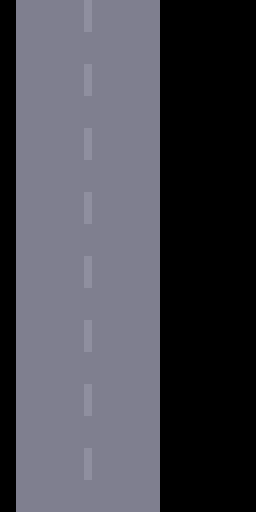

The image is a tile-based game level rendered from a .tmx file. Its description and complete source (layers, tilesets, objects, tile grids) follow:
An orthogonal 16x32 tile map with 16x16 px tiles, 4 tile layers (map, blocks, actors, foreground), 3 tilesets.

<map version="1.10" tiledversion="1.11.0" orientation="orthogonal" renderorder="right-down" width="16" height="32" tilewidth="16" tileheight="16" infinite="0" nextlayerid="7" nextobjectid="1">
 <properties>
  <property name="divert_timer" value="00_move_road" />
  <property name="divert_timerframes" type="int" value="1" />
 </properties>
 <tileset firstgid="1" source="../../Actors.tsx" />
 <tileset firstgid="257" source="../../Blocks.tsx" />
 <tileset firstgid="513" source="Attract_Map.tileset.tsx" />
 <layer id="1" name="map" width="16" height="32">
  <properties>
   <property name="amiga_aga_cd32" type="bool" value="true" />
   <property name="foreground" type="bool" value="false" />
  </properties>
  <data encoding="csv">
513,514,514,514,514,515,514,514,514,514,513,513,513,513,513,513,
513,514,514,514,514,515,514,514,514,514,513,513,513,513,513,513,
513,514,514,514,514,514,514,514,514,514,513,513,513,513,513,513,
513,514,514,514,514,514,514,514,514,514,513,513,513,513,513,513,
513,514,514,514,514,515,514,514,514,514,513,513,513,513,513,513,
513,514,514,514,514,515,514,514,514,514,513,513,513,513,513,513,
513,514,514,514,514,514,514,514,514,514,513,513,513,513,513,513,
513,514,514,514,514,514,514,514,514,514,513,513,513,513,513,513,
513,514,514,514,514,515,514,514,514,514,513,513,513,513,513,513,
513,514,514,514,514,515,514,514,514,514,513,513,513,513,513,513,
513,514,514,514,514,514,514,514,514,514,513,513,513,513,513,513,
513,514,514,514,514,514,514,514,514,514,513,513,513,513,513,513,
513,514,514,514,514,515,514,514,514,514,513,513,513,513,513,513,
513,514,514,514,514,515,514,514,514,514,513,513,513,513,513,513,
513,514,514,514,514,514,514,514,514,514,513,513,513,513,513,513,
513,514,514,514,514,514,514,514,514,514,513,513,513,513,513,513,
513,514,514,514,514,515,514,514,514,514,513,513,513,513,513,513,
513,514,514,514,514,515,514,514,514,514,513,513,513,513,513,513,
513,514,514,514,514,514,514,514,514,514,513,513,513,513,513,513,
513,514,514,514,514,514,514,514,514,514,513,513,513,513,513,513,
513,514,514,514,514,515,514,514,514,514,513,513,513,513,513,513,
513,514,514,514,514,515,514,514,514,514,513,513,513,513,513,513,
513,514,514,514,514,514,514,514,514,514,513,513,513,513,513,513,
513,514,514,514,514,514,514,514,514,514,513,513,513,513,513,513,
513,514,514,514,514,515,514,514,514,514,513,513,513,513,513,513,
513,514,514,514,514,515,514,514,514,514,513,513,513,513,513,513,
513,514,514,514,514,514,514,514,514,514,513,513,513,513,513,513,
513,514,514,514,514,514,514,514,514,514,513,513,513,513,513,513,
513,514,514,514,514,515,514,514,514,514,513,513,513,513,513,513,
513,514,514,514,514,515,514,514,514,514,513,513,513,513,513,513,
513,514,514,514,514,514,514,514,514,514,513,513,513,513,513,513,
513,514,514,514,514,514,514,514,514,514,513,513,513,513,513,513
</data>
 </layer>
 <layer id="2" name="blocks" width="16" height="32">
  <properties>
   <property name="amiga_aga_cd32" type="bool" value="true" />
   <property name="foreground" type="bool" value="false" />
  </properties>
  <data encoding="csv">
0,0,0,0,0,0,0,0,0,0,0,0,0,0,0,0,
0,0,0,0,0,0,0,0,0,0,0,0,0,0,0,0,
0,0,0,0,0,0,0,0,0,0,0,0,0,0,0,0,
0,0,0,0,0,0,0,0,0,0,0,0,0,0,0,0,
0,0,0,0,0,0,0,0,0,0,0,0,0,0,0,0,
0,0,0,0,0,0,0,0,0,0,0,0,0,0,0,0,
0,0,0,0,0,0,0,0,0,0,0,0,0,0,0,0,
0,0,0,0,0,0,0,0,0,0,0,0,0,0,0,0,
0,0,0,0,0,0,0,0,0,0,0,0,0,0,0,0,
0,0,0,0,0,0,0,0,0,0,0,0,0,0,0,0,
0,0,0,0,0,0,0,0,0,0,0,0,0,0,0,0,
0,0,0,0,0,0,0,0,0,0,0,0,0,0,0,0,
0,0,0,0,0,0,0,0,0,0,0,0,0,0,0,0,
0,0,0,0,0,0,0,0,0,0,0,0,0,0,0,0,
0,0,0,0,0,0,0,0,0,0,0,0,0,0,0,0,
0,0,0,0,0,0,0,0,0,0,0,0,0,0,0,0,
0,0,0,0,0,0,0,0,0,0,0,0,0,0,0,0,
0,0,0,0,0,0,0,0,0,0,0,0,0,0,0,0,
0,0,0,0,0,0,0,0,0,0,0,0,0,0,0,0,
0,0,0,0,0,0,0,0,0,0,0,0,0,0,0,0,
0,0,0,0,0,0,0,0,0,0,0,0,0,0,0,0,
0,0,0,0,0,0,0,0,0,0,0,0,0,0,0,0,
0,0,0,0,0,0,0,0,0,0,0,0,0,0,0,0,
0,0,0,0,0,0,0,0,0,0,0,0,0,0,0,0,
0,0,0,0,0,0,0,0,0,0,0,0,0,0,0,0,
0,0,0,0,0,0,0,0,0,0,0,0,0,0,0,0,
0,0,0,0,0,0,0,0,0,0,0,0,0,0,0,0,
0,0,0,0,0,0,0,0,0,0,0,0,0,0,0,0,
0,0,0,0,0,0,0,0,0,0,0,0,0,0,0,0,
0,0,0,0,0,0,0,0,0,0,0,0,0,0,0,0,
0,0,0,0,0,0,0,0,0,0,0,0,0,0,0,0,
0,0,0,0,0,0,0,0,0,0,0,0,0,0,0,0
</data>
 </layer>
 <layer id="3" name="actors" width="16" height="32">
  <properties>
   <property name="amiga_aga_cd32" type="bool" value="true" />
   <property name="foreground" type="bool" value="false" />
  </properties>
  <data encoding="csv">
0,0,0,0,0,0,0,0,0,0,0,0,0,0,0,0,
0,0,0,0,0,0,0,0,0,0,0,0,0,0,0,0,
0,0,0,0,0,0,0,0,0,0,0,0,0,0,0,0,
0,0,0,0,0,0,0,0,0,0,0,0,0,0,0,0,
0,0,0,0,0,0,0,0,0,0,0,0,0,0,0,0,
0,0,0,0,0,0,0,0,0,0,0,0,0,0,0,0,
0,0,0,0,0,0,0,0,0,0,0,0,0,0,0,0,
0,0,0,0,0,0,0,0,0,0,0,0,0,0,0,0,
0,0,0,0,0,0,0,0,0,0,0,0,0,0,0,0,
0,0,0,0,0,0,0,0,0,0,0,0,0,0,0,0,
0,0,0,0,0,0,0,0,0,0,0,0,0,0,0,0,
0,0,0,0,0,0,0,0,0,0,0,0,0,0,0,0,
0,0,0,0,0,0,0,0,0,0,0,0,0,0,0,0,
0,0,0,0,0,0,0,0,0,0,0,0,0,0,0,0,
0,0,0,0,0,0,0,0,0,0,0,0,0,0,0,0,
0,0,0,0,0,0,0,0,0,0,0,0,0,0,0,0,
0,0,0,0,0,0,0,0,0,0,0,0,0,0,0,0,
0,0,0,0,0,0,0,0,0,0,0,0,0,0,0,0,
0,0,0,0,0,0,0,0,0,0,0,0,0,0,0,0,
0,0,0,0,0,0,0,0,0,0,0,0,0,0,0,0,
0,0,0,0,0,0,0,0,0,0,0,0,0,0,0,0,
0,0,0,0,0,0,0,0,0,0,0,0,0,0,0,0,
0,0,0,0,0,0,0,0,0,0,0,0,0,0,0,0,
0,0,0,0,0,0,0,0,0,0,0,0,0,0,0,0,
0,0,0,0,0,0,0,0,0,0,0,0,0,0,0,0,
0,0,0,0,0,0,0,0,0,0,0,0,0,0,0,0,
0,0,0,0,0,0,0,0,0,0,0,0,0,0,0,0,
0,0,0,0,0,0,0,0,0,0,0,0,0,0,0,0,
0,0,0,0,0,0,0,0,0,0,0,0,0,0,0,0,
0,0,0,0,0,0,0,0,0,0,0,0,0,0,0,0,
0,0,0,0,0,0,0,0,0,0,0,0,0,0,0,0,
0,0,0,0,0,0,0,0,0,0,0,0,0,0,0,0
</data>
 </layer>
 <layer id="4" name="foreground" width="16" height="32">
  <properties>
   <property name="amiga_aga_cd32" type="bool" value="true" />
   <property name="foreground" type="bool" value="true" />
  </properties>
  <data encoding="csv">
0,0,0,0,0,0,0,0,0,0,0,0,0,0,0,0,
0,0,0,0,0,0,0,0,0,0,0,0,0,0,0,0,
0,0,0,0,0,0,0,0,0,0,0,0,0,0,0,0,
0,0,0,0,0,0,0,0,0,0,0,0,0,0,0,0,
0,0,0,0,0,0,0,0,0,0,0,0,0,0,0,0,
0,0,0,0,0,0,0,0,0,0,0,0,0,0,0,0,
0,0,0,0,0,0,0,0,0,0,0,0,0,0,0,0,
0,0,0,0,0,0,0,0,0,0,0,0,0,0,0,0,
0,0,0,0,0,0,0,0,0,0,0,0,0,0,0,0,
0,0,0,0,0,0,0,0,0,0,0,0,0,0,0,0,
0,0,0,0,0,0,0,0,0,0,0,0,0,0,0,0,
0,0,0,0,0,0,0,0,0,0,0,0,0,0,0,0,
0,0,0,0,0,0,0,0,0,0,0,0,0,0,0,0,
0,0,0,0,0,0,0,0,0,0,0,0,0,0,0,0,
0,0,0,0,0,0,0,0,0,0,0,0,0,0,0,0,
0,0,0,0,0,0,0,0,0,0,0,0,0,0,0,0,
0,0,0,0,0,0,0,0,0,0,0,0,0,0,0,0,
0,0,0,0,0,0,0,0,0,0,0,0,0,0,0,0,
0,0,0,0,0,0,0,0,0,0,0,0,0,0,0,0,
0,0,0,0,0,0,0,0,0,0,0,0,0,0,0,0,
0,0,0,0,0,0,0,0,0,0,0,0,0,0,0,0,
0,0,0,0,0,0,0,0,0,0,0,0,0,0,0,0,
0,0,0,0,0,0,0,0,0,0,0,0,0,0,0,0,
0,0,0,0,0,0,0,0,0,0,0,0,0,0,0,0,
0,0,0,0,0,0,0,0,0,0,0,0,0,0,0,0,
0,0,0,0,0,0,0,0,0,0,0,0,0,0,0,0,
0,0,0,0,0,0,0,0,0,0,0,0,0,0,0,0,
0,0,0,0,0,0,0,0,0,0,0,0,0,0,0,0,
0,0,0,0,0,0,0,0,0,0,0,0,0,0,0,0,
0,0,0,0,0,0,0,0,0,0,0,0,0,0,0,0,
0,0,0,0,0,0,0,0,0,0,0,0,0,0,0,0,
0,0,0,0,0,0,0,0,0,0,0,0,0,0,0,0
</data>
 </layer>
 <objectgroup id="6" name="events" />
</map>
